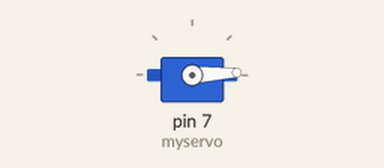
Simulated run of this sketch. Board: Arduino Uno, built with avr-gcc and run on an emulated ATmega328P. Shown: servo.

Above: at 0.05 s.
At 1.3 s:
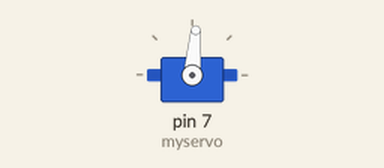
At 2.6 s:
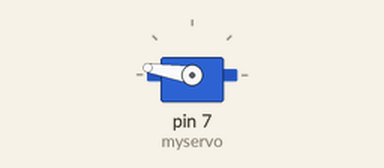
At 5.2 s:
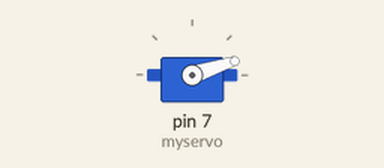
Timing chart, 0 to 7.1 s (numbered marks = the images above):
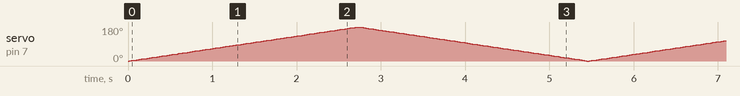

The sketch:

ArdServo.ino
```cpp
#include <Servo.h>
Servo myservo;
int pos = 0;
void setup() {
  myservo.attach(7);
}

void loop() {
  for (pos = 0; pos <= 180; pos += 1) {
    myservo.write(pos);              //Se le dice al servo que vaya a la posición pos
    delay(15);                       // Espera 15ms para que el servo vuelva a su posición
  }
  for (pos = 180; pos >= 0; pos -= 1) {
    myservo.write(pos);
    delay(15);
  }
}
```
